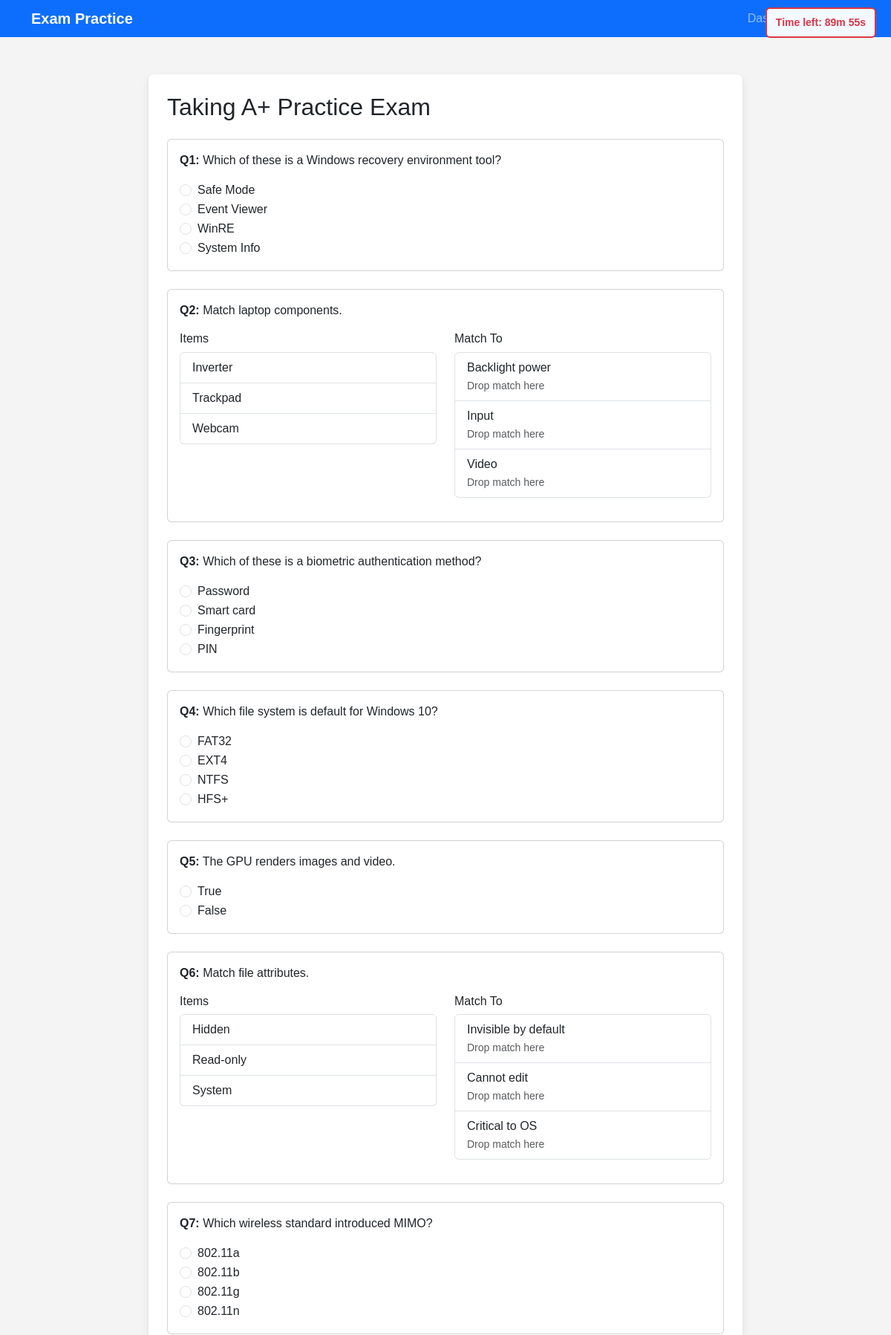
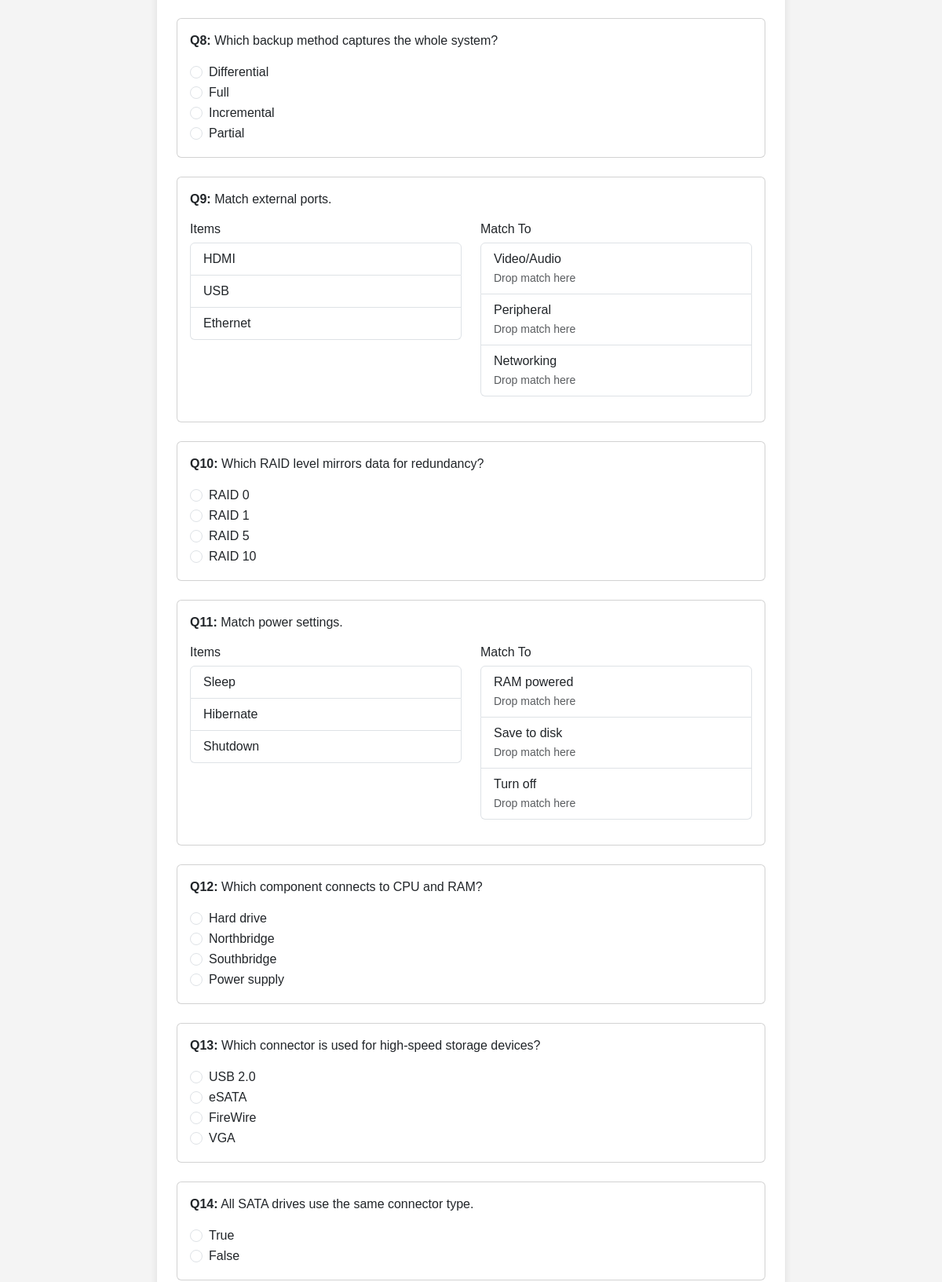
The page /accounts/exams/1/ (signed in, upper part) on the database its author committed (2 pictures, top to bottom).
### exams/models.py (models this page shows)
class Exam(models.Model):
    name = models.CharField(max_length=255)
    description = models.TextField()

class Question(models.Model):
    QUESTION_TYPES = [
        ('multiple_choice', 'Multiple Choice'),
        ('drag_and_drop', 'Drag and Drop'),
        ('true_false', 'True/False'),
    ]
    exam = models.ForeignKey(Exam, on_delete=models.CASCADE)
    text = models.TextField()
    option_a = models.CharField(max_length=255, blank=True, null=True)
    option_b = models.CharField(max_length=255, blank=True, null=True)
    option_c = models.CharField(max_length=255, blank=True, null=True)
    option_d = models.CharField(max_length=255, blank=True, null=True)
    correct_option = models.CharField(
        max_length=1,
        choices=[('A', 'A'), ('B', 'B'), ('C', 'C'), ('D', 'D')],
        blank=True,
        null=True
    )
    question_type = models.CharField(max_length=20, choices=QUESTION_TYPES, default='multiple_choice')
    extra_data = models.JSONField(blank=True, null=True)  # for drag-and-drop or PBQs

### exams/views.py (the view, shortened to what this page needs)
# urls.py: path('exams/<int:exam_id>/', take_exam, name='take_exam'),
@login_required
def take_exam(request, exam_id):
    settings = UserSettings.objects.get(user=request.user)
    use_timer = settings.timer_enabled
    exam = get_object_or_404(Exam, id=exam_id)
    if request.method == 'POST':
        question_ids_str = request.POST.get("question_ids", "")
        question_ids = [int(qid) for qid in question_ids_str.split(",") if qid.strip().isdigit()]
        selected_questions = list(Question.objects.filter(id__in=question_ids))
    else:
        questions = list(Question.objects.filter(exam=exam))
        random.shuffle(questions)
        selected_questions = questions[:90]
    return render(request, 'exams/take_exam.html', {
        'exam': exam,
        'questions': selected_questions,
        'start_time': timezone.now().isoformat(),
        'use_timer': use_timer,
    })

### exams/templates/exams/take_exam.html (shortened to what this page needs)
{% extends 'exams/base.html' %}
{% block content %}
<div class="exam-container">
    <h2 class="mb-4">Taking {{ exam.name }}</h2>
    <form method="post" id="examForm">
        {% for q in questions %}
        <div class="card mb-4">
            <div class="card-body">
                <p><strong>Q{{ forloop.counter }}:</strong> {{ q.text }}</p>
                {% if q.question_type == 'multiple_choice' %}
                    <div class="form-check">
                        <input type="radio" name="q{{ q.id }}" value="A" class="form-check-input"> {{ q.option_a }}
                    </div>
                    <div class="form-check">
                        <input type="radio" name="q{{ q.id }}" value="B" class="form-check-input"> {{ q.option_b }}
                    </div>
                    <div class="form-check">
                        <input type="radio" name="q{{ q.id }}" value="C" class="form-check-input"> {{ q.option_c }}
                    </div>
                    <div class="form-check">
                        <input type="radio" name="q{{ q.id }}" value="D" class="form-check-input"> {{ q.option_d }}
                    </div>
                {% elif q.question_type == 'true_false' %}
                    <div class="form-check">
                        <input type="radio" name="q{{ q.id }}" value="A" class="form-check-input"> True
                    </div>
                    <div class="form-check">
                        <input type="radio" name="q{{ q.id }}" value="B" class="form-check-input"> False
                    </div>
                {% elif q.question_type == 'drag_and_drop' and q.extra_data.pairs %}
                <div class="drag-drop-wrapper mb-3" data-question-id="{{ q.id }}">
                    <div class="row">
                        <div class="col-md-6">
                            <h6>Items</h6>
                            <ul class="list-group source-items" id="source-{{ q.id }}">
                                {% for key, value in q.extra_data.pairs.items %}
                                    <li class="list-group-item draggable" draggable="true" data-key="{{ key }}">
                                        {{ key }}
                                    </li>
                                {% endfor %}
                            </ul>
                        </div>
                        <div class="col-md-6">
                            <h6>Match To</h6>
                            <ul class="list-group target-items" id="target-{{ q.id }}">
                                {% for key, value in q.extra_data.pairs.items %}
                                     <li class="list-group-item dropzone" data-key="{{ value }}">
                                        {{ value }}<br>
                                        <small class="text-muted">Drop match here</small>
                                    </li>
                                {% endfor %}
                            </ul>
                        </div>
                    </div>
                </div>
                {% endif %}
            </div>
        </div>
        {% endfor %}
    </form>
</div>
<div id="timer" class="fixed-timer"></div>
{% endblock %}

### exams/templates/exams/base.html (style rules this page uses)
body { font-family: Arial, sans-serif; background-color: #f4f4f4; margin: 0; padding: 0; }
.exam-container { max-width: 800px; background: white; padding: 25px; border-radius: 8px; box-shadow: 0px 4px 10px rgba(0, 0, 0, 0.1); margin: 50px auto; overflow: visible; }
.fixed-timer { position: fixed; top: 10px; right: 20px; background-color: rgba(255, 255, 255, 0.95); border: 2px solid #dc3545; padding: 8px 12px; border-radius: 6px; font-size: 14px; font-weight: bold; color: #dc3545; z-index: 9999; }

### rows shown on the page
Exam: name "A+ Practice Exam"
Question: text "Which of these is a Windows recovery environment tool?", option_a "Safe Mode", option_b "Event Viewer", option_c "WinRE", option_d "System Info"
Question: text "Match laptop components.", pairs "Inverter" "Trackpad" "Webcam", pairs "Backlight power" "Input" "Video"
Question: text "Which of these is a biometric authentication method?", option_a "Password", option_b "Smart card", option_c "Fingerprint", option_d "PIN"
Question: text "Which file system is default for Windows 10?", option_a "FAT32", option_b "EXT4", option_c "NTFS", option_d "HFS+"
Question: text "The GPU renders images and video."
Question: text "Match file attributes.", pairs "Hidden" "Read-only" "System", pairs "Invisible by default" "Cannot edit" "Critical to OS"
Question: text "Which wireless standard introduced MIMO?", option_a "802.11a", option_b "802.11b", option_c "802.11g", option_d "802.11n"
Question: text "Which backup method captures the whole system?", option_a "Differential", option_b "Full", option_c "Incremental", option_d "Partial"
Question: text "Match external ports.", pairs "HDMI" "USB" "Ethernet", pairs "Video/Audio" "Peripheral" "Networking"
Question: text "Which RAID level mirrors data for redundancy?", option_a "RAID 0", option_b "RAID 1", option_c "RAID 5", option_d "RAID 10"
Question: text "Match power settings.", pairs "Sleep" "Hibernate" "Shutdown", pairs "RAM powered" "Save to disk" "Turn off"
Question: text "Which component connects to CPU and RAM?", option_a "Hard drive", option_b "Northbridge", option_c "Southbridge", option_d "Power supply"
Question: text "Which connector is used for high-speed storage devices?", option_a "USB 2.0", option_b "eSATA", option_c "FireWire", option_d "VGA"
Question: text "All SATA drives use the same connector type."
